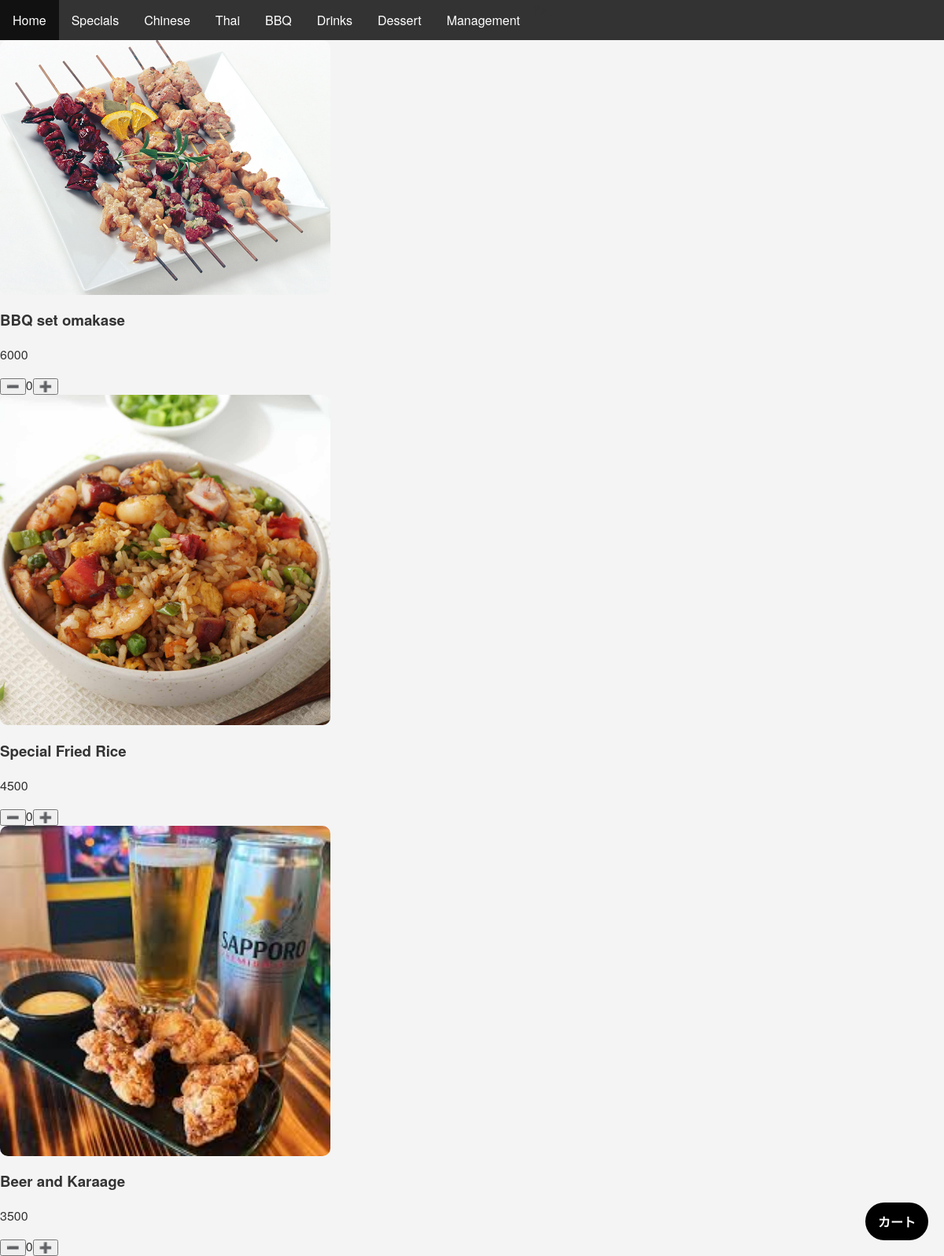
/menu.php?categoryId=1, run on the app's committed database.
### tables this page shows
CREATE TABLE `scategory` (
  `id` int(11) NOT NULL,
  `state` int(11) DEFAULT 1,
  `categoryId` int(11) NOT NULL,
  `categoryName` text NOT NULL
);

CREATE TABLE `sitem` (
  `id` int(11) NOT NULL,
  `state` int(11) DEFAULT 1,
  `category` int(11) NOT NULL,
  `name` varchar(50) NOT NULL,
  `price` int(11) NOT NULL
);

### menu.php (the view, shortened to what this page needs)
<?php
require_once "pdo.php";
$categoryId = $_GET['categoryId'];
$sqlItem = "SELECT * FROM sitem WHERE category = :categoryId ORDER BY id ASC";
$stmtItem = $pdo->prepare($sqlItem);
$stmtItem->bindValue(':categoryId', $categoryId, PDO::PARAM_INT);
$stmtItem->execute();
$items = $stmtItem->fetchAll(PDO::FETCH_ASSOC);
echo '<!doctype html>
<html>
<head>
<meta charset="utf-8">
<meta name="viewport" content="width=device-width, initial-scale=1.0">
<link rel="stylesheet" href="./style.css?v=<?= filemtime(__DIR__ . "/style.css") ?>
<script src="script.js" defer></script>
</head>
<body>';
include "nav.php";
foreach ($items as $item) {
    $name = (string) $item['name'];
    $id = (int) $item["id"];
    $qty = $_SESSION['cart'][$id]['amount'] ?? 0;
    $filename = $name . ".jpg";
    echo '<section>';
    echo '<img src="./upfiles/' . $filename . '" alt="">';
    echo '<div>';
    echo '<h3>' . $item["name"] . '</h3>';
    echo '<p>' . $item["price"] . '</p>';
    echo '</div>';
    echo '<button type="button" class="minus" data-id="' . $id . '" data-name="' . htmlspecialchars($name) . '">➖️</button>';
    echo '<span class="qty">' . (int) $qty . '</span>';
    echo '<button type="button" class="plus"  data-id="' . $id . '" data-name="' . htmlspecialchars($name) . '">➕️</button>';
    echo '</section>';
}
echo '<a href="ordercheck.php" class="order-check">カート</a>';
echo '</body></html>';
?>

### nav.php (shortened to what this page needs)
<?php
require_once("pdo.php");
$sqlCategory = "SELECT * FROM sCategory WHERE state = 1 ORDER BY categoryId ASC";
$stmtCategory = $pdo->prepare($sqlCategory);
$stmtCategory->execute();
$categories = $stmtCategory->fetchAll(PDO::FETCH_ASSOC);
?>
<!DOCTYPE html>
<html lang="ja">
<link rel="stylesheet" href="./style.css">
<ul>
    <li><a href="index.php">Home</a></li>
<?php
foreach ($categories as $category) { ?>
    <li><a href="menu.php?categoryId=<?= $category['categoryId'] ?>"><?php echo $category['categoryName']; ?></a>
    </li>
<?php } ?>
    <li><a href="management.php">Management</a></li>
</ul>
</html>

### style.css (style rules this page uses)
ul { list-style-type: none; margin: 0; padding: 0; overflow: hidden; background-color: #333333; }
ul li { float: left; }
ul li a { display: block; color: white; text-align: center; padding: 14px 16px; text-decoration: none; }
img { width: 20%; height: auto; }
body { font-family: "Helvetica Neue", Arial, "Hiragino Kaku Gothic ProN", "Hiragino Sans", Meiryo, sans-serif; margin: 0; padding: 0; background-color: #f4f4f4; color: #333; }
img { max-width: 100%; height: auto; display: block; }
section img { width: 100%; max-width: 420px; height: auto; object-fit: cover; border-radius: 10px; }
.order-check { position: fixed; right: 20px; bottom: 20px; z-index: 9999; padding: 12px 16px; border-radius: 999px; background: black; color: white; text-decoration: none; font-weight: 600; }

### data on the page
scategory: categoryName "Specials"
scategory: categoryName "Chinese"
scategory: categoryName "Thai"
scategory: categoryName "BBQ"
scategory: categoryName "Drinks"
scategory: categoryName "Dessert"
sitem: name (picture), name "BBQ set omakase", price "6000", id "0"
sitem: name (picture), name "Special Fried Rice", price "4500", id "0"
sitem: name (picture), name "Beer and Karaage", price "3500", id "0"
